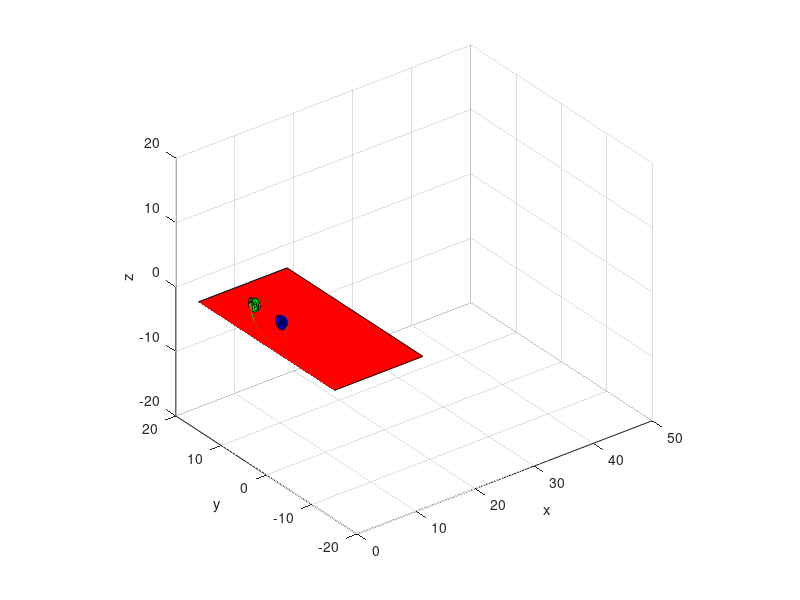

MATLAB code for this plot: (Note: this script raises an error after producing the figure.)
clf;
figure(1)
rotate3d on
ax = axes('XLim',[0,50],'YLim',[-20,20],'ZLim',[-20,20]);
grid on
axis equal;
view(3);
hold on
xlabel('x')
ylabel('y')
zlabel('z')
%the plane
patch([15 -15 -15 15], [15 15 -15 -15], [0 0 0 0],'red');
hold on
 % the arc
  r=4;
  teta=-pi:0.01:0;
  xn=r*cos(teta);
  yn=r*sin(teta);
  h(1)=plot3(zeros(1,numel(xn)),xn-0.5,yn+5,'green');
  hold on
% the spheres
[xs ,ys, zs]=sphere;
h(2)=surf(xs,ys+3,zs+5,'FaceColor','green');
hold on
h(3)=surf(xs,ys-3,zs+5,'FaceColor','blue');
hold on
t1 = hgtransform('Parent',ax);
t2 = hgtransform('Parent',ax);
set(h,'Parent',t1);
drawnow
% rotate sphere1 holding the arc
    % Form z-axis rotation matrix
    Rz = makehgtform('zrotate',r1);
    % Set transforms for both transform objects
    set(t1,'Matrix',Rz)
    drawnow